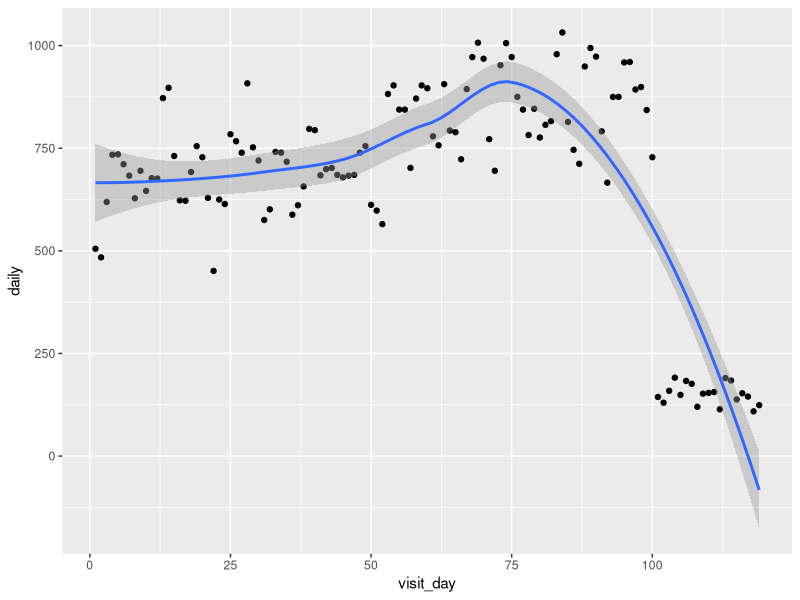
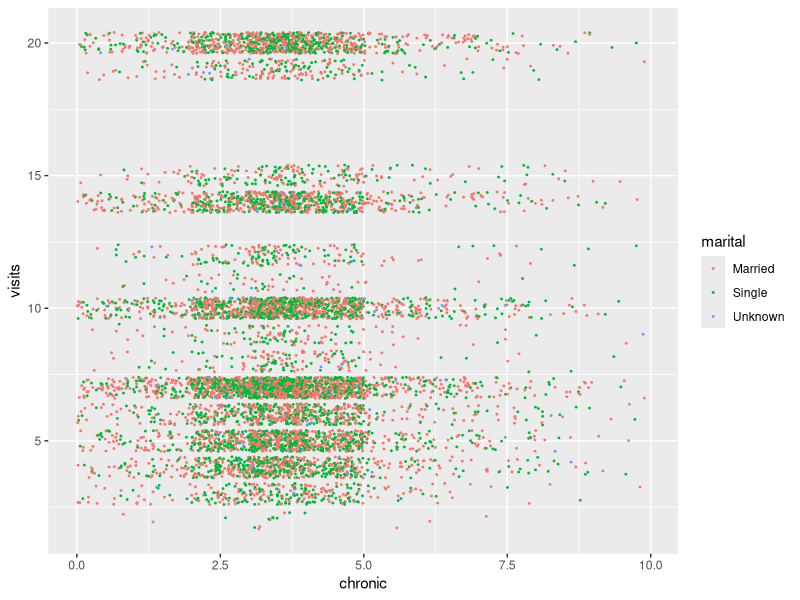
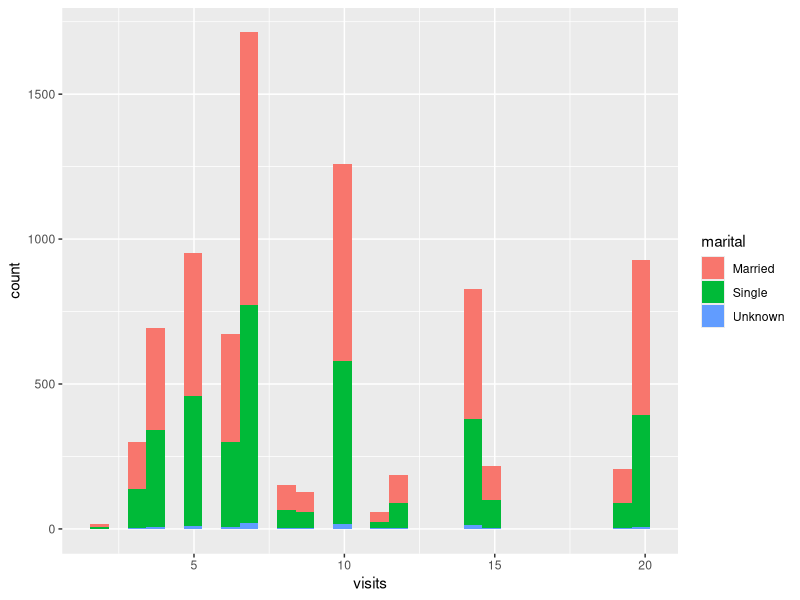

The R script that drew these images, in order:
## ---- chunk 1
knitr::opts_chunk$set(echo = TRUE)

library(tidyverse)

veterans_table1 <- read_csv("csv_files/veterans_table1.csv")
covid <- read_csv("distributions/covid_visits.csv")

## ---- chunk 2

# Make list of all VIDs that are Existing
existing <- veterans_table1 %>% filter(
  use == "Existing",
  mental == TRUE
) %>% select(VID)

# Set up initial day of first visit
v_existing <- tibble(first = sample(-17:0, dim(existing)[1], replace = TRUE))
# Pick time intervals between appointments
v_interval <- sample( c(5,7,10,14,15,21), dim(existing)[1], replace = TRUE)

# Make a tibble
v_existing <- cbind(v_existing, v_interval)

# Carry out dates for at least 100 days
v_existing <- v_existing %>% 
  mutate(v1 = first + v_interval,
         v2 = v1 + v_interval,
         v3 = v2 + v_interval,
         v4 = v3 + v_interval,
         v5 = v4 + v_interval,
         v6 = v5 + v_interval,
         v7 = v6 + v_interval,
         v8 = v7 + v_interval,
         v9 = v8 + v_interval,
         v10 = v9 + v_interval,
         v11 = v10 + v_interval,
         v12 = v11 + v_interval,
         v13 = v12 + v_interval,
         v14 = v13 + v_interval,
         v15 = v14 + v_interval,
         v16 = v15 + v_interval,
         v17 = v16 + v_interval,
         v18 = v17 + v_interval,
         v19 = v18 + v_interval,
         v20 = v19 + v_interval,
         v21 = v20 + v_interval,
         v22 = v21 + v_interval,
         ) %>% 
  select(v1, v2, v3, v4, v5, v6, v7, v8, v9, v10, v11, v12, 
         v13, v14, v15, v16, v17, v18, v19, v20, v21, v22)
v_existing <- cbind(existing, v_existing)

v_existing <- v_existing %>% 
  pivot_longer(!VID,
               values_to = "visit_day") %>% 
  filter(visit_day > 0,
         visit_day < 101) %>% 
  select(-name)

## ---- chunk 3
# Make list of all VIDs that are New
new <- veterans_table1 %>% filter(
  use == "New",
  mental == TRUE) %>% 
  select(VID)

# Set up initial day of first visit
v_new <- tibble(first = sample(43:57, dim(new)[1], replace = TRUE))
# Pick time intervals between appointments
v_interval <- sample( c(5,7,10,14,15,21), dim(new)[1], replace = TRUE)

# Make a tibble
v_new <- cbind(v_new, v_interval)

# Carry out dates for at least 100 days
v_new <- v_new %>% 
  mutate(v1 = first + v_interval,
         v2 = v1 + v_interval,
         v3 = v2 + v_interval,
         v4 = v3 + v_interval,
         v5 = v4 + v_interval,
         v6 = v5 + v_interval,
         v7 = v6 + v_interval,
         v8 = v7 + v_interval,
         v9 = v8 + v_interval,
         v10 = v9 + v_interval,
         v11 = v10 + v_interval,
         v12 = v11 + v_interval ) %>% 
  select(v1, v2, v3, v4, v5, v6, v7, v8, v9, v10, v11, v12)
v_new <- cbind(new, v_new)
v_new <- v_new %>% 
  pivot_longer(!VID,
               values_to = "visit_day") %>% 
  filter(visit_day > 50,
         visit_day < 120) %>% 
  select(-name)

## ---- chunk 4

visits_mental <- rbind(v_existing, v_new)

visits_mental %>% group_by(visit_day) %>% summarise(daily = n()) %>% 
  ggplot(aes(x = visit_day,
             y = daily)) +
  geom_point() +
  geom_smooth()

## ---- chunk 5

vets <- left_join(x = veterans_table1,
                  y = visits_mental %>% 
                        group_by(VID) %>% 
                        summarise(visits = n())) 

vets %>% ggplot(aes(x = chronic,
                    y = visits,
                    color = marital)) +
  geom_jitter(size = 0.33,
              width = 1)
## ---- chunk 6

vets %>% ggplot(aes(x = visits,
                    fill = marital)) +
  geom_histogram()

